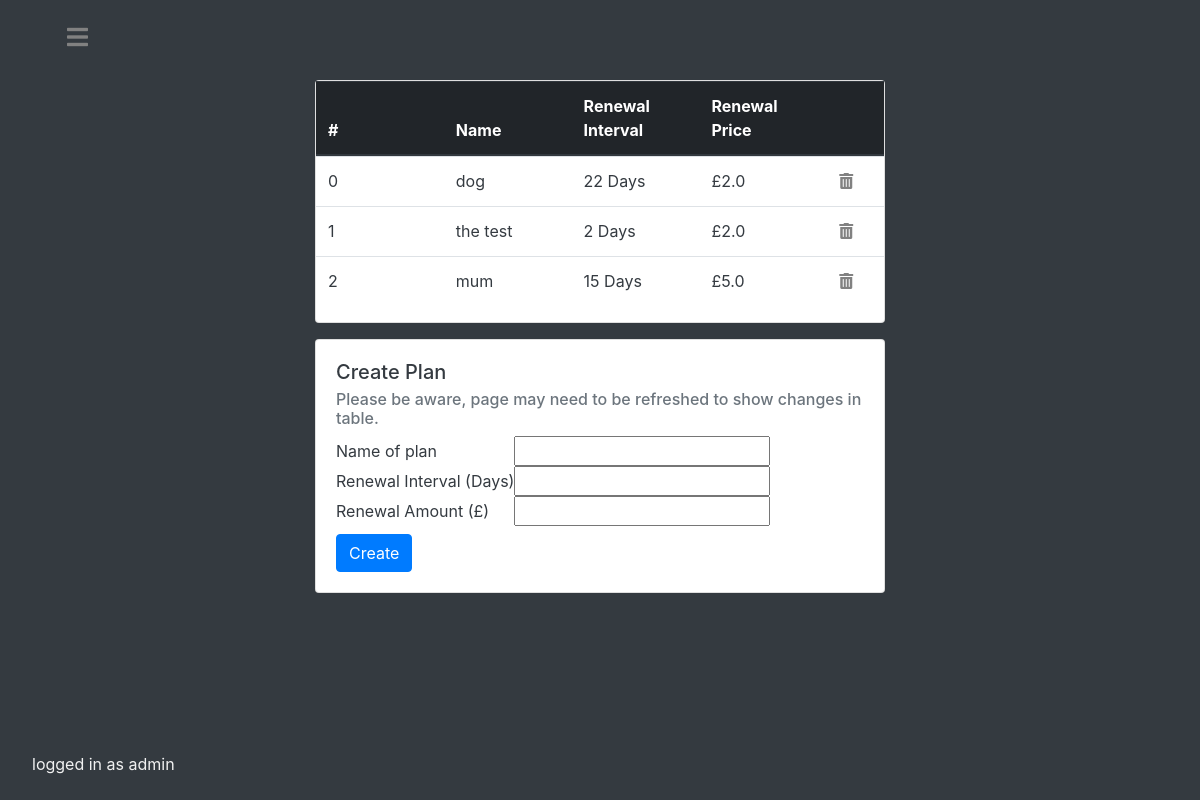
Screenshot of /admin/dashboard/plans (signed in) with the database file from the repository.
### tables this page shows
CREATE TABLE users (username text PRIMARY KEY, fName text, sName text, emailAddress text, password text, admin bool);

CREATE TABLE plans (name text PRIMARY KEY, interval integer, amount float);

### main.py (the view, shortened to what this page needs)
@app.route("/admin/dashboard/plans", methods=['GET', 'POST'])
@login_required
def adminplans():
    if current_user.getAdminPerms():
        db = Database()
        plans = list(db.getAll('plans'))
        db.closeConnection()
        return render_template('adminplans.html', plans=plans, reason=None)
    else:
        reason = f'Insufficient permissions.'
        return render_template('redirect.html', reason=reason)

### api.py (called while the page is built)
    def closeConnection(self):
        self.conn.close()
        return

    def getAll(self, dbname):
        self.c.execute(f'''SELECT * FROM {dbname}''')
        result = self.c.fetchall()
        return result

    def searchUsersByUsername(self, user):
        self.c.execute(f'''SELECT * FROM users WHERE username = ?''', (user,))
        result = self.c.fetchone()
        return result

### main.py (called while the page is built)
@login_manager.user_loader
def load_user(username):
    dbconnection = Database()
    result = dbconnection.searchUsersByUsername(username)
    dbconnection.closeConnection()
    if result:
        if result[5] == "FALSE":
            return User(result[0], result[1], result[2], result[3], result[4])
        else:
            return AdministativeUser(result[0], result[1], result[2], result[3], result[4])
    else:
        return None

    def getAdminPerms(self):
        return self.isadmin

### templates/adminplans.html (shortened to what this page needs)
<!DOCTYPE html>
<html lang="en">
<head>
    <link rel="stylesheet" href="https://use.fontawesome.com/releases/v5.0.8/css/all.css">
    <link rel="stylesheet" href="https://maxcdn.bootstrapcdn.com/bootstrap/4.0.0/css/bootstrap.min.css"
>
    <link rel= "stylesheet" type= "text/css" href= "{{ url_for('static',filename='styles/adminplans.css') }}">
</head>
<body class="bg-dark">
<div id="mySidenav" class="sidenav">
    <p class="footer fixed-bottom">logged in as {{ current_user.id }}</p>
</div>
<div id="main" class="container-fluid h-10 bg-dark text-white">
    <div class="col-3 text-left">
        <div class="navbarbutton"><a href="#" onclick="openNav()"><i class="fas fa-bars"></i></a></div>
    </div>
</div>
<div class="container-fluid h-80 bg-dark text-white">
    <div class="row h-90">
        <div class="col-3 text-left">
        </div>
        <div class="col-md-6 text-left justify-content-center align-items-center">
            <div class="card">
                <table id="dbtable" class="table mb-3 px-2">
                    <thead class="thead-dark">
                    <tr class="clickable">
                        <th scope="col" onclick="sortTable2(0)">#</th>
                        <th scope="col" onclick="sortTable2(1)">Name</th>
                        <th scope="col" onclick="sortTable2(2)">Renewal Interval</th>
                        <th scope="col" onclick="sortTable2(3)">Renewal Price</th>
                        <th scope="col" width="10%"></th>
                    </tr>
                    </thead>
                    <tbody>
                    {% for value in plans %}
                    <tr class="text-dark">
                        <td scope="row ">{{ plans.index(value) }}</td>
                        <td>{{ value[0] }}</td>
                        <td>{{ value[1] }} Days</td>
                        <td>£{{ value[2] }}</td>
                        <td width="10%"><form method="post"><button  id="delete" name="delete" type="submit" class="invisblebutton" value="{{ value[0] }}"><i class="fas fa-trash-alt"></i></button></form></td>
                    </tr>
                    {% endfor %}
                    </tbody>
                </table>
            </div>
            <div class="card mt-3 text-dark">
                <div class="card-body">
                    <h5 class="card-title">Create Plan</h5>
                    <h6 class="card-subtitle mb-2 text-muted">Please be aware, page may need to be refreshed to show
                        changes in table.</h6>
                    <form action="" method="post">
                        <p>
                            <label for="a">Name of plan</label>
                            <input id="a" type="text" name="name">
                        </p>
                        <p>
                            <label for="b">Renewal Interval (Days) </label>
                            <input id="b" type="number" name="days">
                        </p>
                        <p>
                            <label for="c">Renewal Amount (£)</label>
                            <input id="c" type="number" step="0.01" name="price">
                        </p>
                        <button type="submit" class="btn btn-primary mt-2">Create</button>
                    </form>
                </div>
            </div>
            <div class="col-3"></div>
        </div>
    </div>
    <div class="container-fluid h-10 bg-dark text-white "></div>
</div>
</body>
</html>

### static/styles/adminplans.css (style rules this page uses)
form { display: table; }
p { display: table-row; }
label { display: table-cell; }
input { display: table-cell; }
body,html { height:100%; }
.h-90 { height:90%; }
.h-80 { height:80%; }
.h-10 { height:10%; }
.sidenav { height: 100%; width: 0; position: fixed; z-index: 1; top: 0; left: 0; background-color: #111; overflow-x: hidden; padding-top: 60px; transition: 0.5s; }
.footer { color: #f1f1f1; padding: 8px 8px 8px 32px; white-space: nowrap; }
.navbarbutton { font-size: 150%; color: #E5D4C0; position: fixed; }
.navbarbutton a { padding: 8px 8px 8px 32px; color: #818181; transition: 0.3s; }
.navbarbutton a:link { color: #818181; }
.invisblebutton { background: none!important; border: none; padding: 0!important; font-family: arial, sans-serif; color: #818181; text-decoration: underline; cursor: pointer; }
.clickable { cursor: pointer; }
table { width: 100%; }
thead, tbody tr { display: table; width: 100%; table-layout: fixed; }
tbody { display: block; overflow-y: auto; table-layout: fixed; max-height: 200px; }
#main { transition: margin-left .5s; padding: 20px; }

### rows the page displays
users: id "admin"
plans: index "0", name "dog", interval "22", amount "2.0"
plans: index "1", name "the test", interval "2", amount "2.0"
plans: index "2", name "mum", interval "15", amount "5.0"
